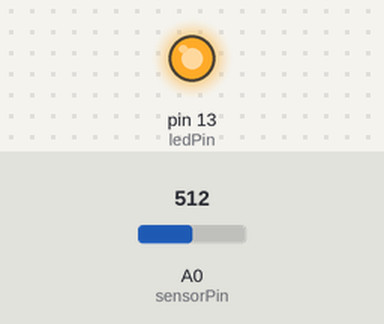
This sketch was run on a simulated Arduino Uno, built with avr-gcc and run on an emulated ATmega328P. Shown: output pins drawn as LEDs (lit = HIGH). The test bench sets the inputs (shaded band); at power-on: A0 (sensorPin) = 512. What the sketch prints to the serial monitor is not drawn.

Above: at 0.3 s.
Timing chart, 0 to 1.8 s (numbered marks = the images above):
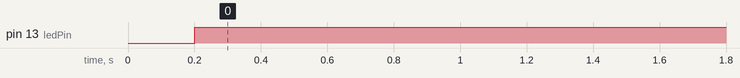

The sketch:

lightsensoronandoff.ino
```cpp
int sensorPin = A0; // light sensor is connected to analog pin 0
int ledPin = 13;    // LED is connected to digital pin 13
int sensorValue = 0;

void setup() {
  pinMode(ledPin, OUTPUT);
  Serial.begin(115200);
}

void loop() {
  sensorValue = analogRead(sensorPin);
  Serial.println(sensorValue);

  if (sensorValue>500) {
    Serial.println("here");
    delay(200);
    digitalWrite(ledPin, HIGH);
  } else {
    delay(200);
    digitalWrite(ledPin, LOW);
  }

//digitalWrite(ledPin,HIGH);
//delay(2000);
//digitalWrite(ledPin,LOW);
//delay(2000);
}
```

Measured:
- by itself, pin 13 (ledPin): LOW → HIGH at 0.20 s
